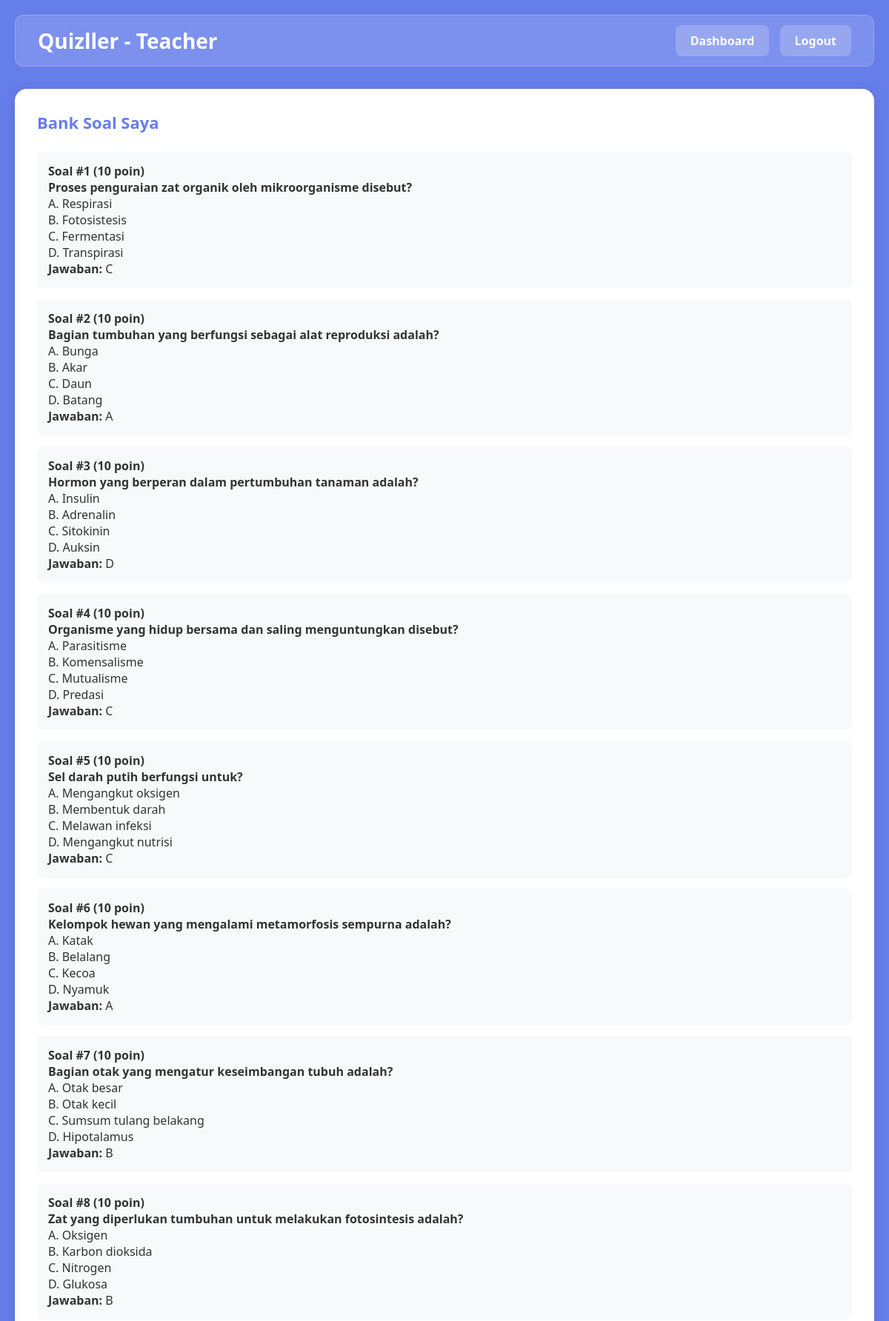
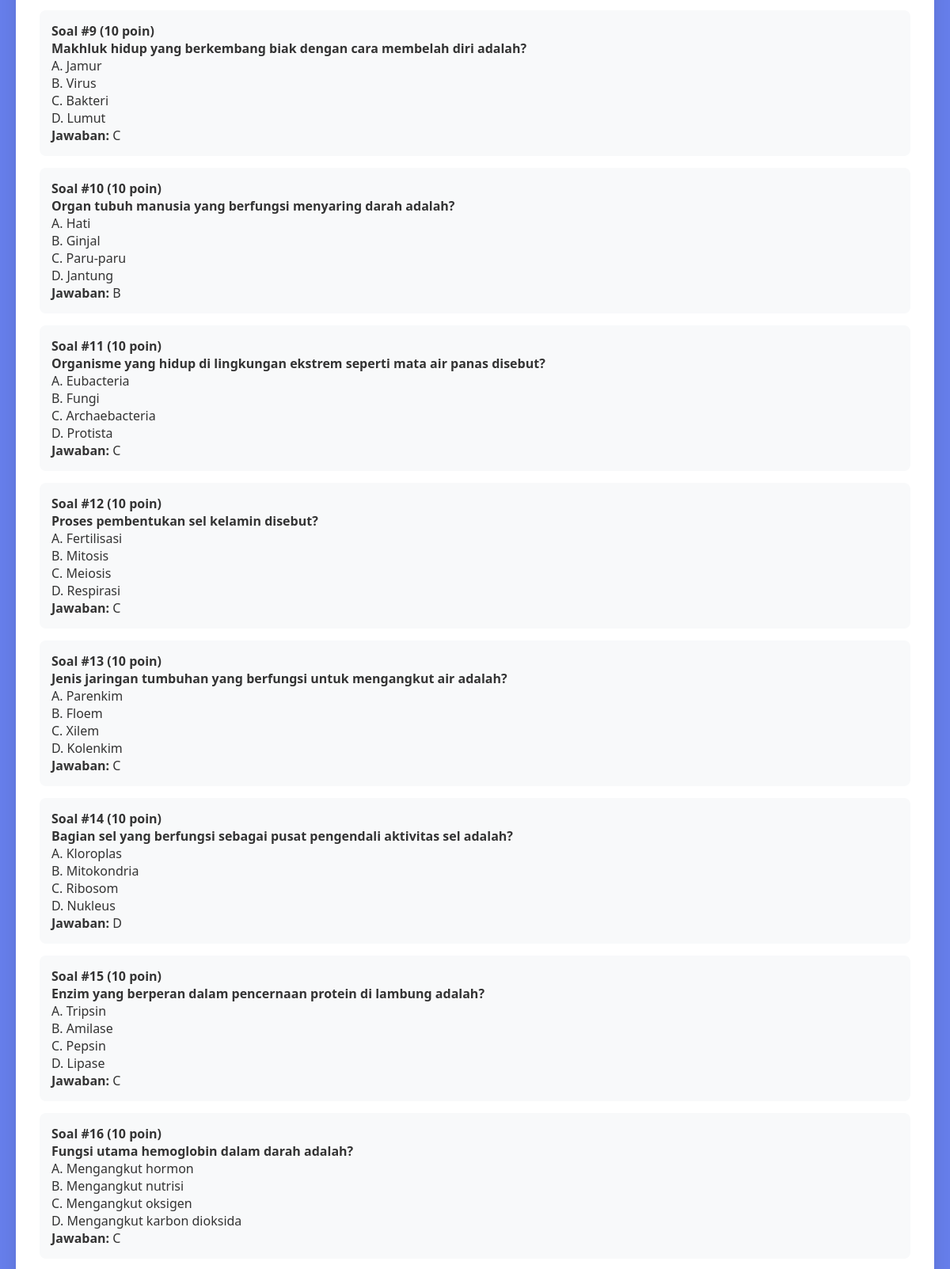
The app's page /teacher/questions.php (signed in, upper part) with its own data (2 pictures, top to bottom).
### tables this page shows
CREATE TABLE questions (
        id INTEGER PRIMARY KEY AUTOINCREMENT,
        title VARCHAR(500) NOT NULL,
        optionA VARCHAR(255) NOT NULL,
        optionB VARCHAR(255) NOT NULL,
        optionC VARCHAR(255) NOT NULL,
        optionD VARCHAR(255) NOT NULL,
        correctAns VARCHAR(1) NOT NULL,
        score INTEGER NOT NULL
    );

### teacher/questions.php (the view, shortened to what this page needs)
<?php
$conn = getDBConnection();
$stmt = $conn->query("SELECT q.*, COUNT(qtm.test_id) as used_count
                      FROM questions q
                      LEFT JOIN question_test_mapping qtm ON q.id = qtm.question_id
                      LEFT JOIN tests t ON qtm.test_id = t.id AND t.teacher_id = " . $_SESSION['teacher_id'] . "
                      WHERE t.teacher_id = " . $_SESSION['teacher_id'] . " OR t.teacher_id IS NULL
                      GROUP BY q.id
                      ORDER BY q.id DESC");
$questions = $stmt->fetchAll(PDO::FETCH_ASSOC);
?>
<!DOCTYPE html>
<html lang="id">
<head>
    <link rel="stylesheet" href="../assets/css/style.css">
</head>
<body>
    <div class="container">
        <div class="navbar">
            <h1>Quizller - Teacher</h1>
            <div>
                <a href="dashboard.php" style="margin-right: 10px;">Dashboard</a>
                <a href="../logout.php">Logout</a>
            </div>
        </div>
        <div class="card">
            <h3>Bank Soal Saya</h3>
            <?php if (count($questions) > 0): ?>
                <?php $no = 1; foreach ($questions as $q): ?>
                    <div style="background: #f8f9fa; padding: 15px; margin-bottom: 15px; border-radius: 8px;">
                        <h4>Soal #<?php echo $no++; ?> (<?php echo $q['score']; ?> poin)</h4>
                        <p><strong><?php echo htmlspecialchars($q['title']); ?></strong></p>
                        <p>A. <?php echo htmlspecialchars($q['optionA']); ?></p>
                        <p>B. <?php echo htmlspecialchars($q['optionB']); ?></p>
                        <p>C. <?php echo htmlspecialchars($q['optionC']); ?></p>
                        <p>D. <?php echo htmlspecialchars($q['optionD']); ?></p>
                        <p><strong>Jawaban: </strong><?php echo strtoupper($q['correctAns']); ?></p>
                    </div>
                <?php endforeach; ?>
            <?php else: ?>
                <p>Belum ada soal di bank soal Anda. Buat quiz baru dan tambahkan soal untuk menyimpannya di bank soal.</p>
            <?php endif; ?>
        </div>
    </div>
</body>
</html>

### assets/css/style.css (style rules this page uses)
* { margin: 0; padding: 0; box-sizing: border-box; }
body { font-family: 'Segoe UI', Tahoma, Geneva, Verdana, sans-serif; background-color: #667eea; min-height: 100vh; color: #333; }
.container { max-width: 1200px; margin: 0 auto; padding: 20px; }
.navbar { background-color: rgba(255, 255, 255, 0.15); backdrop-filter: blur(10px); padding: 15px 30px; border-radius: 12px; margin-bottom: 30px; display: flex; justify-content: space-between; align-items: center; border: 1px solid rgba(255, 255, 255, 0.2); }
.navbar h1 { color: white; font-size: 28px; font-weight: 700; margin: 0; }
.navbar a { color: white; text-decoration: none; padding: 10px 20px; background-color: rgba(255, 255, 255, 0.2); border-radius: 8px; transition: all 0.3s; font-weight: 600; }
.card { background-color: white; padding: 30px; border-radius: 16px; box-shadow: 0 5px 20px rgba(0, 0, 0, 0.1); margin-bottom: 30px; }
.card h3 { color: #667eea; margin-bottom: 25px; font-size: 22px; font-weight: 700; }

### records on screen
questions: score "10", title "Proses penguraian zat organik oleh mikroorganisme disebut?", optionA "Respirasi", optionB "Fotosistesis", optionC "Fermentasi", optionD "Transpirasi", correctAns "C"
questions: score "10", title "Bagian tumbuhan yang berfungsi sebagai alat reproduksi adalah?", optionA "Bunga", optionB "Akar", optionC "Daun", optionD "Batang", correctAns "A"
questions: score "10", title "Hormon yang berperan dalam pertumbuhan tanaman adalah?", optionA "Insulin", optionB "Adrenalin", optionC "Sitokinin", optionD "Auksin", correctAns "D"
questions: score "10", title "Organisme yang hidup bersama dan saling menguntungkan disebut?", optionA "Parasitisme", optionB "Komensalisme", optionC "Mutualisme", optionD "Predasi", correctAns "C"
questions: score "10", title "Sel darah putih berfungsi untuk?", optionA "Mengangkut oksigen", optionB "Membentuk darah", optionC "Melawan infeksi", optionD "Mengangkut nutrisi", correctAns "C"
questions: score "10", title "Kelompok hewan yang mengalami metamorfosis sempurna adalah?", optionA "Katak", optionB "Belalang", optionC "Kecoa", optionD "Nyamuk", correctAns "A"
questions: score "10", title "Bagian otak yang mengatur keseimbangan tubuh adalah?", optionA "Otak besar", optionB "Otak kecil", optionC "Sumsum tulang belakang", optionD "Hipotalamus", correctAns "B"
questions: score "10", title "Zat yang diperlukan tumbuhan untuk melakukan fotosintesis adalah?", optionA "Oksigen", optionB "Karbon dioksida", optionC "Nitrogen", optionD "Glukosa", correctAns "B"
questions: score "10", title "Makhluk hidup yang berkembang biak dengan cara membelah diri adalah?", optionA "Jamur", optionB "Virus", optionC "Bakteri", optionD "Lumut", correctAns "C"
questions: score "10", title "Organ tubuh manusia yang berfungsi menyaring darah adalah?", optionA "Hati", optionB "Ginjal", optionC "Paru-paru", optionD "Jantung", correctAns "B"
questions: score "10", title "Organisme yang hidup di lingkungan ekstrem seperti mata air panas disebut?", optionA "Eubacteria", optionB "Fungi", optionC "Archaebacteria", optionD "Protista", correctAns "C"
questions: score "10", title "Proses pembentukan sel kelamin disebut?", optionA "Fertilisasi", optionB "Mitosis", optionC "Meiosis", optionD "Respirasi", correctAns "C"
questions: score "10", title "Jenis jaringan tumbuhan yang berfungsi untuk mengangkut air adalah?", optionA "Parenkim", optionB "Floem", optionC "Xilem", optionD "Kolenkim", correctAns "C"
questions: score "10", title "Bagian sel yang berfungsi sebagai pusat pengendali aktivitas sel adalah?", optionA "Kloroplas", optionB "Mitokondria", optionC "Ribosom", optionD "Nukleus", correctAns "D"
questions: score "10", title "Enzim yang berperan dalam pencernaan protein di lambung adalah?", optionA "Tripsin", optionB "Amilase", optionC "Pepsin", optionD "Lipase", correctAns "C"
questions: score "10", title "Fungsi utama hemoglobin dalam darah adalah?", optionA "Mengangkut hormon", optionB "Mengangkut nutrisi", optionC "Mengangkut oksigen", optionD "Mengangkut karbon dioksida", correctAns "C"
